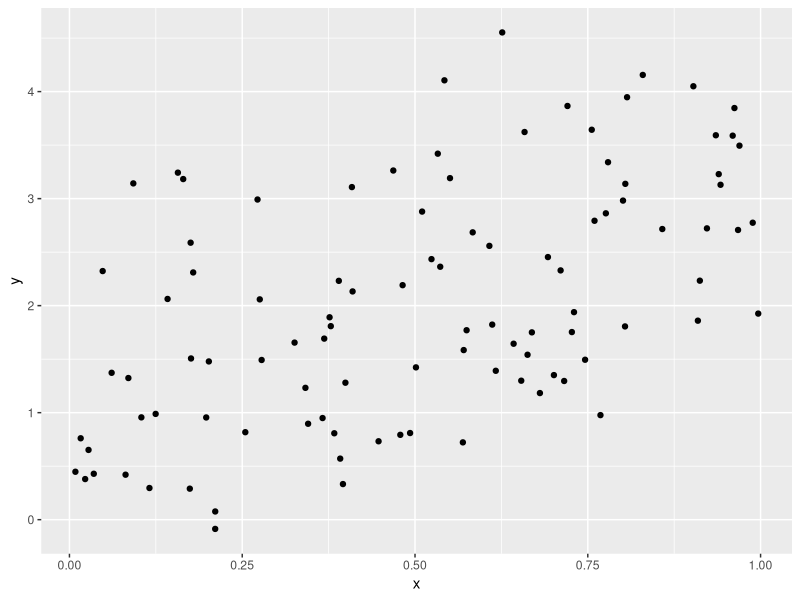

Generate this figure with R:
## ---- chunk 1
library(tidyverse)
plot_df = tibble(x = runif(100), y = 1+2*x+rnorm(100))
plot_df |> ggplot(aes(x = x, y = y)) + geom_point()
